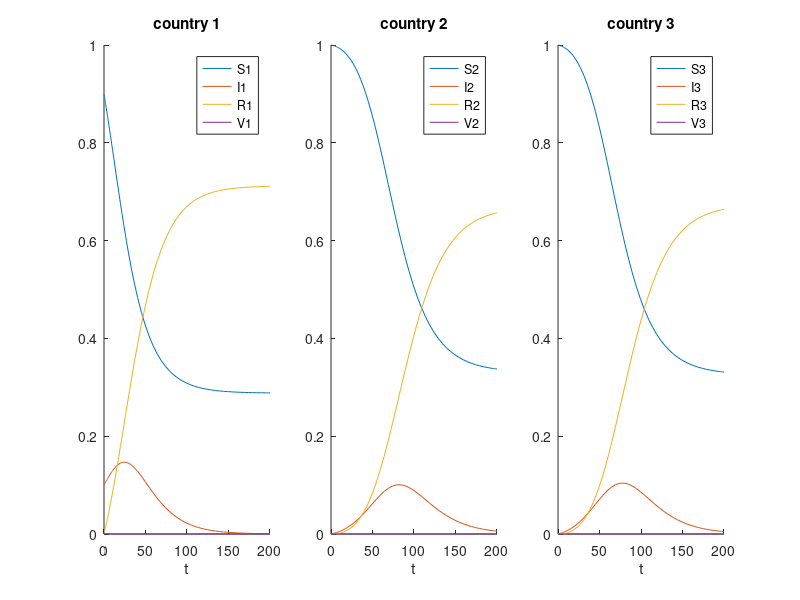

Write the MATLAB code that produced this figure.

M=3; % number of countries
gamma=1/14;
%beta=(eye(M)*1.6 + 0.03)*gamma;
beta=[1.6,0,0;
      0.03,1.6,0;
      0.03,0,1.6]*gamma;
%beta=(eye(M)*1.6 + 0.03*2*rand(M))*gamma;

%%
%xi=[0.00;0.0;0.0];
N=[6;3.6;3];
%xi=[0.0;0.0028;0.0033]; %constaint: sum(xi)*N=0.02
xi=@(t)[0;0;0];
% S: X(1:M), I: X(M+1:2*M), R: X(2*M+1:3*M), V: X(3*M+1:4*M)
odefun=@(t,X)[-beta*X(M+1:2*M).*X(1:M)./N - xi(t).*X(1:M)./(N-X(3*M+1:4*M)) ; 
               beta*X(M+1:2*M).*X(1:M)./N - gamma*X(M+1:2*M) - xi(t).*X(M+1:2*M)./(N-X(3*M+1:4*M)) ;
               gamma*X(M+1:2*M) - xi(t).*X(2*M+1:3*M)./(N-X(3*M+1:4*M)) ;
               xi(t)];
           
tspan=[0,200];
Sinit=[0.9; 1; 1].*N;
Iinit=[0.1; 0; 0].*N;
Rinit=[0;0;0].*N;
Vinit=[0;0;0].*N;
init=[Sinit;Iinit;Rinit;Vinit];


[t,X]=ode45(odefun,tspan,init);

%%
fig=figure('Position',[121 346 1734 439]);
sfig1=subplot(1,3,1);
hold on
plot(t,X(:,1)./N(1));
plot(t,X(:,4)./N(1));
plot(t,X(:,7)./N(1));
plot(t,X(:,10)./N(1));
xlabel('t');
title('country 1');
legend('S1','I1','R1','V1');
fprintf('integral of I1: %.3f\n', trapz(t,X(:,4)));

sfig2=subplot(1,3,2);
hold on
plot(t,X(:,2)./N(2));
plot(t,X(:,5)./N(2));
plot(t,X(:,8)./N(2));
plot(t,X(:,11)./N(1));
xlabel('t');
title('country 2');
legend('S2','I2','R2','V2');
fprintf('integral of I2: %.3f\n', trapz(t,X(:,5)));

sfig3=subplot(1,3,3);
hold on
plot(t,X(:,3)./N(3));
plot(t,X(:,6)./N(3));
plot(t,X(:,9)./N(3));
plot(t,X(:,12)./N(1));
xlabel('t');
title('country 3');
legend('S3','I3','R3','V3');
fprintf('integral of I3: %.3f\n', trapz(t,X(:,6)));